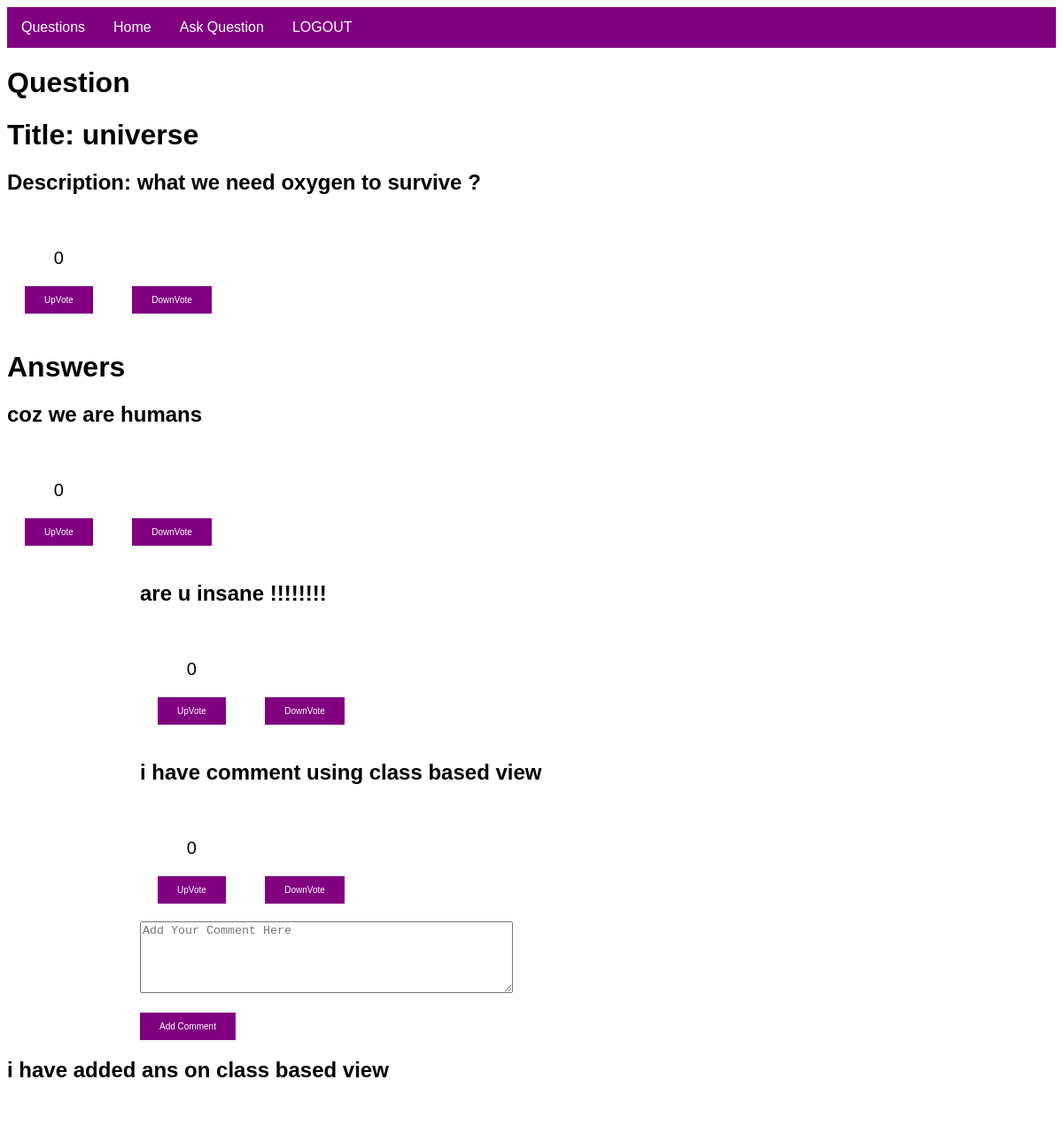
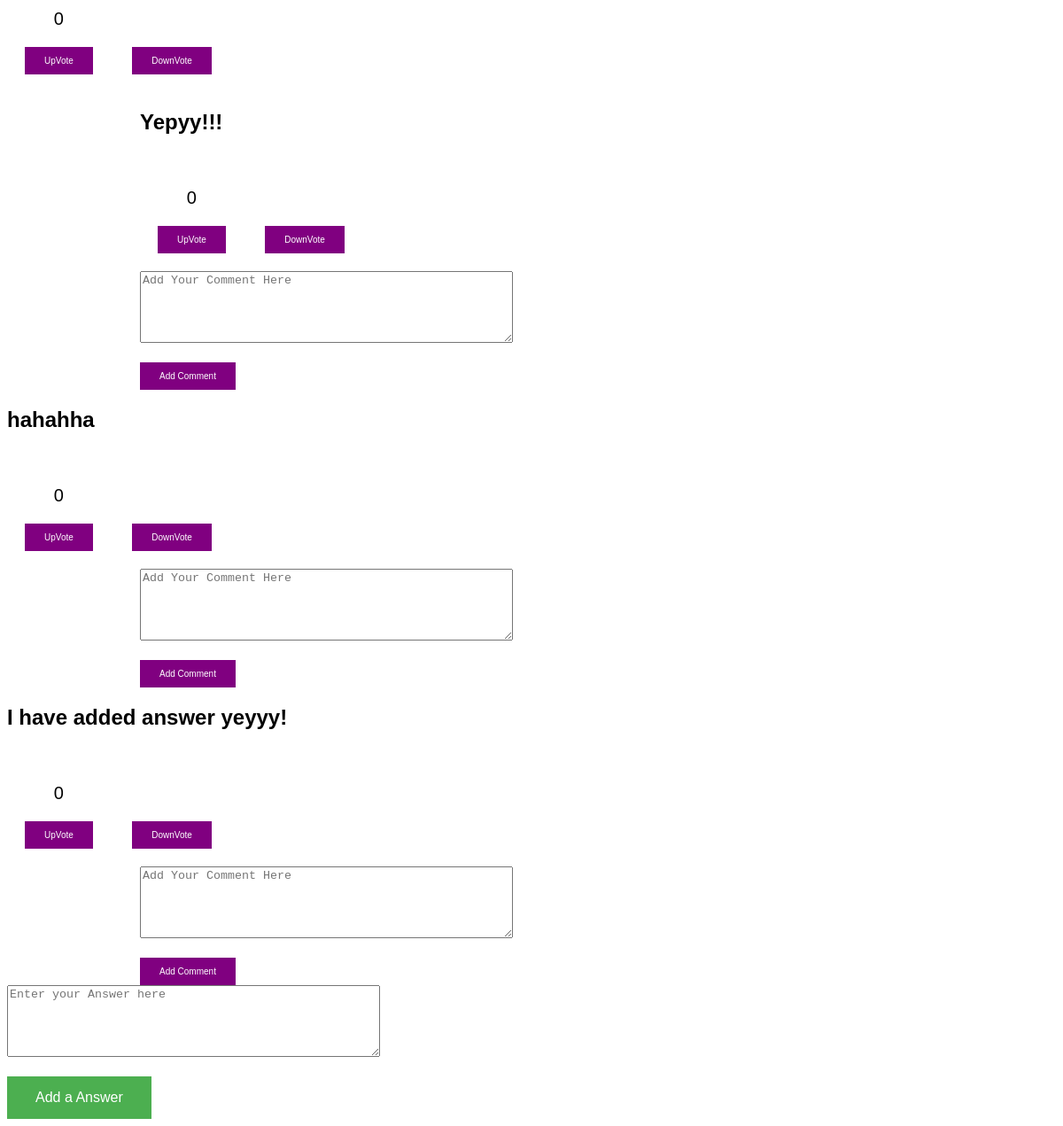
The app's page /question/questions/5 (signed in) with its own data (2 pictures, top to bottom).
### dashboard/models.py (models this page shows, shortened)
class Question(models.Model):
    user = models.ForeignKey(User, on_delete=models.CASCADE, null=True)
    title = models.TextField()
    text = models.TextField()
    created = models.DateTimeField(auto_now_add=True)
    comment = GenericRelation(Comment, related_query_name='question')
    vote = GenericRelation(Vote)

class Answer(models.Model):
    user = models.ForeignKey(User, on_delete=models.CASCADE, null=True)
    text = models.TextField()
    created = models.DateTimeField(auto_now_add=True)
    updated = models.DateTimeField(auto_now_add=True)
    comment = GenericRelation(Comment, related_query_name='answer')
    question = models.ForeignKey(Question, on_delete=models.CASCADE)
    vote = GenericRelation(Vote)

class Comment(models.Model):
    user = models.ForeignKey(User, on_delete=models.CASCADE, null=True)
    text = models.TextField(null=False, blank=False)
    content_type = models.ForeignKey(ContentType, on_delete=models.CASCADE)
    object_id = models.PositiveIntegerField()
    content_object = GenericForeignKey('content_type', 'object_id')
    vote = GenericRelation(Vote)

### question/views.py (the view, shortened to what this page needs)
# urls.py: path(r'questions/<int:id>', Ques.as_view(), name='questions'),
class Ques(View):
    def get(self, request, *args, **kwargs):
        key = 'question_id=' + str(kwargs['id'])
        cache_data = cache.get(key)
        if request.user.is_authenticated == False:
            return render(request, "question/question.html", {'Object': cache_data, 'id': kwargs['id']})
        if cache_data is not None:
            value = cache.get(key)
            quest = value['question']
        else:
            quest = Question.objects.get(id=kwargs['id'])
        response = dict()
        response['question'] = quest
        response['upvote'] = quest.vote.filter(activity_type=Vote.UP_VOTE).count()
        response['downvote'] = quest.vote.filter(activity_type=Vote.DOWN_VOTE).count()
        response['vote'] = response['upvote'] - response['downvote']
        response['comments'] = []
        response['answers'] = []
        comments = []
        response['comments'] = comments
        ans_list = Answer.objects.filter(question_id=kwargs['id'])
        answer = []
        for ans in ans_list:
            d = dict()
            d['answer'] = ans
            d['upvote'] = ans.vote.filter(activity_type=Vote.UP_VOTE).count()
            d['downvote'] = ans.vote.filter(activity_type=Vote.DOWN_VOTE).count()
            d['vote'] = d['upvote'] - d['downvote']
            d['comments'] = []
            comments = []
            for comment in ans.comment.all():
                c = dict()
                c['comment'] = comment
                c['upvote'] = comment.vote.filter(activity_type=Vote.UP_VOTE).count()
                c['downvote'] = comment.vote.filter(activity_type=Vote.DOWN_VOTE).count()
                c['vote'] = c['upvote'] - c['downvote']
                comments.append(c)
            d['comments'].append(comments)
            answer.append(d)
        response['answers'] = answer
        cache.set(key,response)
        return render(request, "question/question.html", {'Object': response, 'id': kwargs['id']})

### templates/question/question.html (shortened to what this page needs)
{% extends 'base.html' %}
{% block content %}
<div class="navbar">
    <a href = "{% url 'dashboard_home' %}">Questions</a>
    {% if request.user.is_authenticated %}
        <a href="{% url 'dashboard_login_home' %}">Home</a>
        <a href="{% url 'ask_question' %}">Ask Question</a>
        <a href="{% url 'dashboard_logout' %}">LOGOUT</a>
        {% else %}
        <a href="{% url 'dashboard_login' %}">LOGIN</a>
    {% endif%}
</div>
<h1> Question </h1>
<div>
    <h1>Title: {{ Object.question.title }} </h1>
    <h2>Description: {{ Object.question.text }} </h2>
</div>
<div>
    <form method="post" action="{% url 'add_vote' id=id%}">
        <ul class="nav">
        <li>
            <p align="center">{{ Object.vote }}</p>
            <button class="button1" type="submit"  name="upvote" >UpVote</button>
        </li>
        <li>
            <button class="button1" type="submit" name="downvote" >DownVote</button>
         </li>
        </ul>
    </form>
</div>
{% if Object.answers %}
    <h1>Answers</h1>
    {% for answer in Object.answers %}
        <h2>{{ answer.answer.text }}</h2>
            <form method="post" action="{% url 'add_vote' id=answer.answer.id%}">
                <ul class="nav">
        <li>
            <p align="center">{{ answer.vote }}</p>
            <button class="button1" type="submit" name="upvote" >UpVote</button>
        </li>
        <li>
            <button class="button1" type="submit" name="downvote" >DownVote</button>
         </li>
        </ul>
            </form>
<div style="margin-left: 150px; background: none" >
        {% for item in answer.comments  %}
            {% for comment in item %}
                {% if comment.comment %}
                     <h2 >{{ comment.comment.text }}</h2>
                        <form method="post" action="{% url 'add_vote' id=comment.comment.id%}">
                            <ul class="nav">
        <li>
            <p align="center">{{ comment.vote }}</p>
            <button class="button1" type="submit" name="upvote" >UpVote</button>
        </li>
        <li>
            <button class="button1" type="submit" name="downvote" >DownVote</button>
         </li>
        </ul>
                        </form>
                   {% else %}
                         <p> No comments here yet :(</p>
                   {% endif %}
            {% endfor  %}
            {% if request.user.is_authenticated %}
                   <form method="post" action="{% url 'add_comment' id=answer.answer.id%}">
                         <textarea rows = "5" cols = "50" name = "comment" placeholder="Add Your Comment Here"></textarea>    <br><br>
                       <button class="button1" type="submit"> Add Comment </button>
                   </form>
            {% endif %}
        </div>
        {% endfor %}
    {% endfor %}
{% else %}
      <p> No answers here yet :(</p>
{% endif %}
{% if request.user.is_authenticated %}
<form method="post" action="{% url 'add_answer' id=id%}">
    <textarea rows = "5" cols = "50" name = "answer" placeholder="Enter your Answer here"></textarea>
    <br><br>
    <button class="button" type="submit"> Add a Answer </button>
</form>
{% endif %}
{% endblock %}

### templates/base.html (style rules this page uses)
.nav { background-color: none; list-style-type: none; text-align: none; margin: 0; padding: 0; }
.nav li { display: inline-block; font-size: 20px; padding: 20px; }
body { font-family: Arial, Helvetica, sans-serif; }
.navbar { overflow: hidden; background-color: purple; }
.navbar a { float: left; font-size: 16px; color: white; text-align: center; padding: 14px 16px; text-decoration: none; }
.button { background-color: #4CAF50; border: none; color: white; padding: 15px 32px; text-align: center; text-decoration: none; display: inline-block; font-size: 16px; }
.button1 { background-color: purple; border: none; color: white; padding: 10px 22px; text-align: center; text-decoration: none; display: inline-block; font-size: 10px; }

### records on screen
Question: question "universe", question.text "what we need oxygen to survive ?"
Answer: answer.text "coz we are humans", vote "0"
Comment: comment.text "are u insane !!!!!!!!", vote "0"
Comment: comment.text "i have comment using class based view", vote "0"
Answer: answer.text "i have added ans on class based view", vote "0"
Comment: comment.text "Yepyy!!!", vote "0"
Answer: answer.text "hahahha", vote "0"
Answer: answer.text "I have added answer yeyyy!", vote "0"

### other values on screen
{{ Object.vote }} "0"
